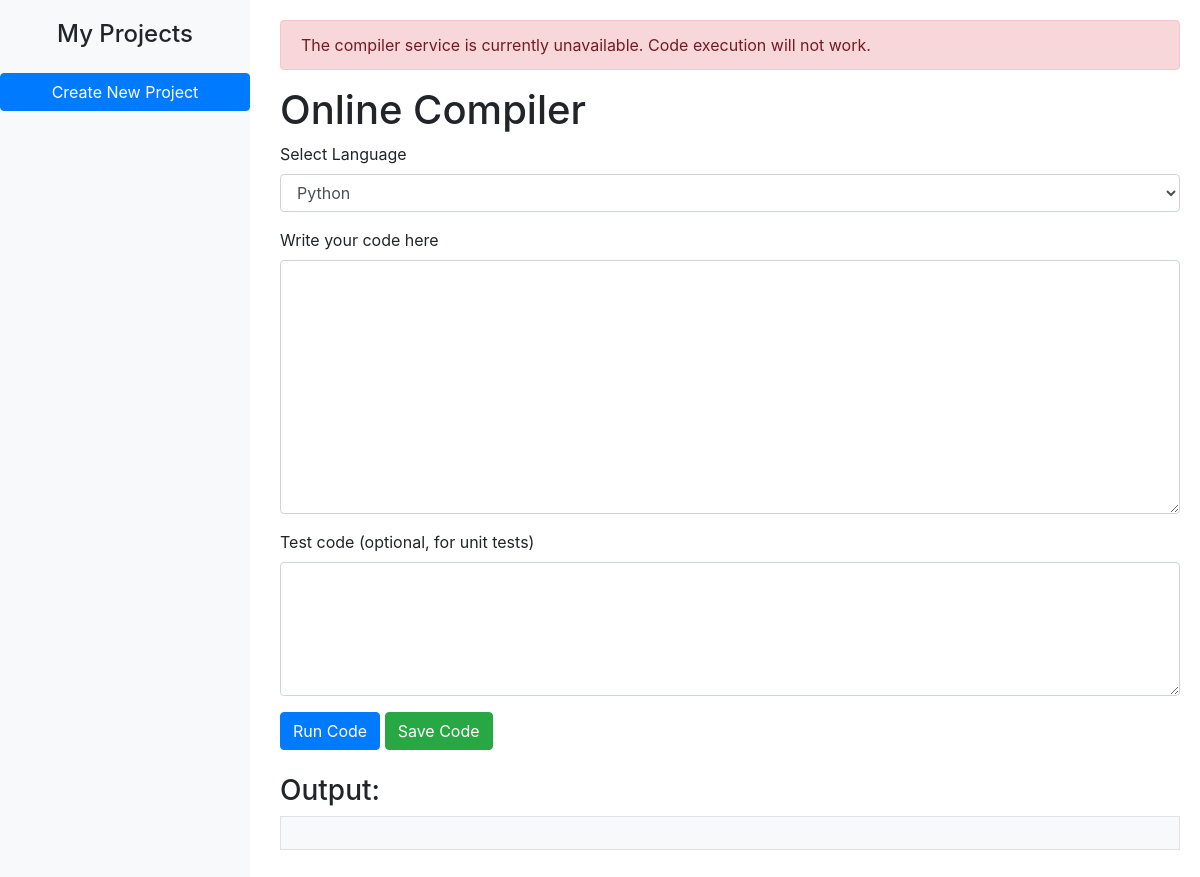
/programs/compiler/ (signed in), run on an earlier commit of the app's database.
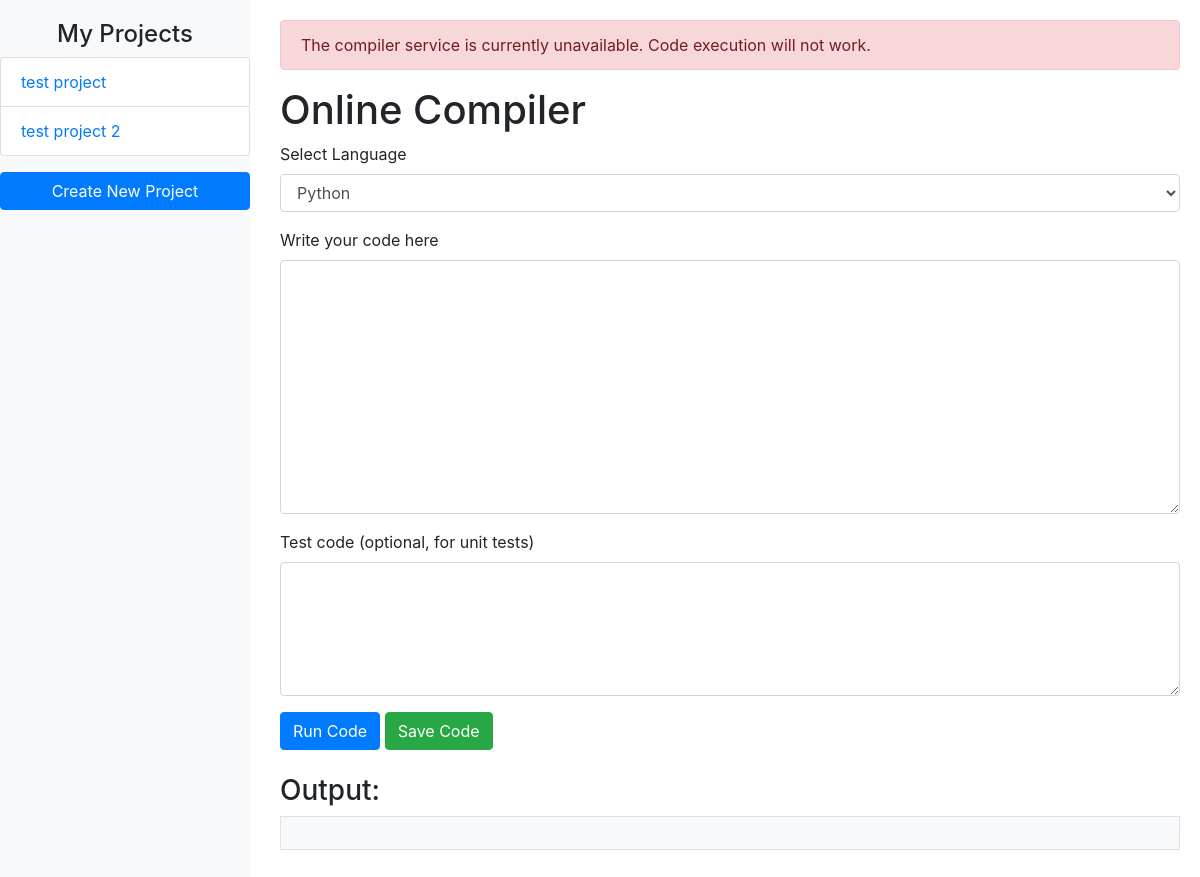
And on a later commit of the database.
### course/models.py (models this page shows)
class UserProject(models.Model):
    user = models.ForeignKey(settings.AUTH_USER_MODEL, on_delete=models.CASCADE)
    name = models.CharField(max_length=100)
    language = models.CharField(max_length=20)
    code_main = models.TextField(null=True, blank=True)
    code_test = models.TextField(null=True, blank=True)
    notes = models.TextField(null=True, blank=True)
    timestamp = models.DateTimeField(auto_now_add=True, null=True, blank=True)
    created_at = models.DateTimeField(auto_now_add=True)
    updated_at = models.DateTimeField(auto_now=True)
    def __str__(self):
        return f"{self.user.username} - {self.name}"
    class Meta:
        unique_together = ('user', 'name')

### course/views.py (the view, shortened to what this page needs)
# urls.py: path('compiler/', compiler, name='compiler'),
@login_required
def compiler(request, lesson_id=None):
    compiler_service_status = check_compiler_service()
    print(f"Compiler service status: {compiler_service_status}")
    projects = UserProject.objects.filter(user=request.user)
    print(f"Projects for user: {projects}")
    if lesson_id:
        lesson = get_object_or_404(UploadVideo, id=lesson_id)
        user_code, created = UserCode.objects.get_or_create(user=request.user, lesson=lesson)
        template_code = lesson.template_code
        instructions = lesson.instructions
        print(f"Lesson found: {lesson}")
    else:
        lesson = None
        user_code = None
        template_code = ""
        instructions = ""
        print("No lesson provided")
    context = {
        'lesson': lesson,
        'user_code': user_code,
        'template_code': template_code,
        'instructions': instructions,
        'projects': projects,
        'compiler_service_status': compiler_service_status
    }
    return render(request, 'compiler/compiler.html', context)

### course/views.py (called while the page is built)
def check_compiler_service():
    try:
        response = requests.get('http://compiler:8001/compiler/health/')
        if response.status_code == 200:
            return True
    except requests.RequestException as e:
        logger.error(f"Compiler service check failed: {e}")
    return False

### templates/compiler/compiler.html (shortened to what this page needs)
{% load static %}
<!DOCTYPE html>
<html lang="en">
<head>
    <link rel="stylesheet" href="https://stackpath.bootstrapcdn.com/bootstrap/4.5.2/css/bootstrap.min.css">
    <link rel="stylesheet" href="https://cdnjs.cloudflare.com/ajax/libs/codemirror/5.65.2/codemirror.min.css">
    <link rel="stylesheet" href="https://cdnjs.cloudflare.com/ajax/libs/codemirror/5.65.2/theme/material-darker.min.css">
</head>
<body>
    <div class="sidebar">
        <h4 class="text-center">My Projects</h4>
        <ul class="list-group">
            {% for project in projects %}
            <li class="list-group-item">
                <a href="#" class="project-link" data-id="{{ project.id }}">{{ project.name }}</a>
            </li>
            {% endfor %}
        </ul>
        <button class="btn btn-primary btn-block mt-3" data-toggle="modal" data-target="#createProjectModal">Create New
            Project</button>
    </div>
    <div class="content">
        {% if not compiler_service_status %}
        <div class="alert alert-danger" role="alert">
            The compiler service is currently unavailable. Code execution will not work.
        </div>
        {% endif %}
        <h1>Online Compiler</h1>
        <form id="compiler-form" method="post">
            <div class="form-group">
                <label for="language">Select Language</label>
                <select id="language" class="form-control" name="language">
                    <option value="python">Python</option>
                </select>
            </div>
            <div class="form-group">
                <label for="code_main">Write your code here</label>
                <textarea id="code_main" name="code_main" class="form-control" rows="10"></textarea>
            </div>
            <div class="form-group">
                <label for="code_test">Test code (optional, for unit tests)</label>
                <textarea id="code_test" name="code_test" class="form-control" rows="5"></textarea>
            </div>
            <button type="submit" class="btn btn-primary">Run Code</button>
            <button type="button" class="btn btn-success" id="save-code">Save Code</button>
        </form>
        <div class="mt-4">
            <h3>Output:</h3>
            <pre id="output" class="p-3 bg-light border"></pre>
        </div>
    </div>
</body>
</html>

What changed in the data, as far as the page shows it:
added UserProject: name "test project"
added UserProject: name "test project 2"
